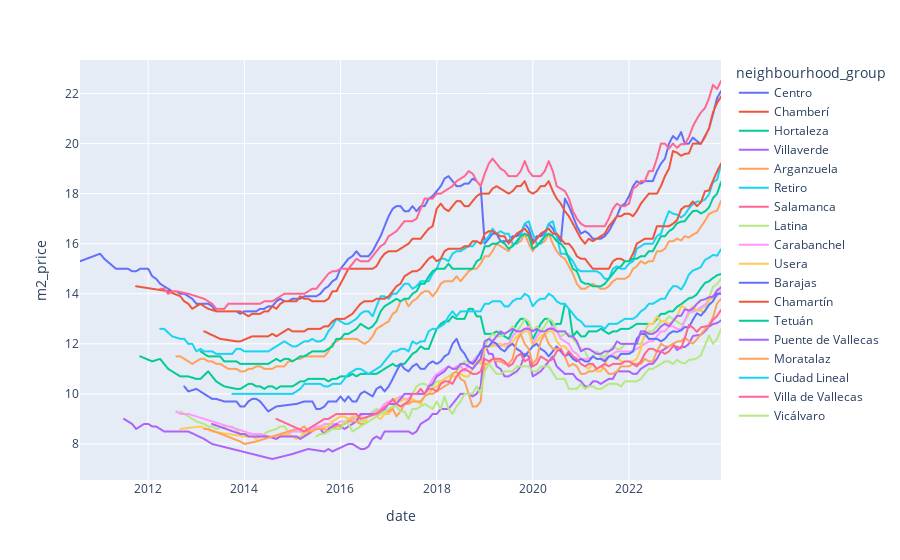

This figure's notebook cell:
### Code cell
# DATOS POR NEIGHBORHOOD

fig = px.line(df, x="date", y = "m2_price", color = "neighbourhood_group")  # x_col, y_col, z_col deben ser numéricas
fig.show()
